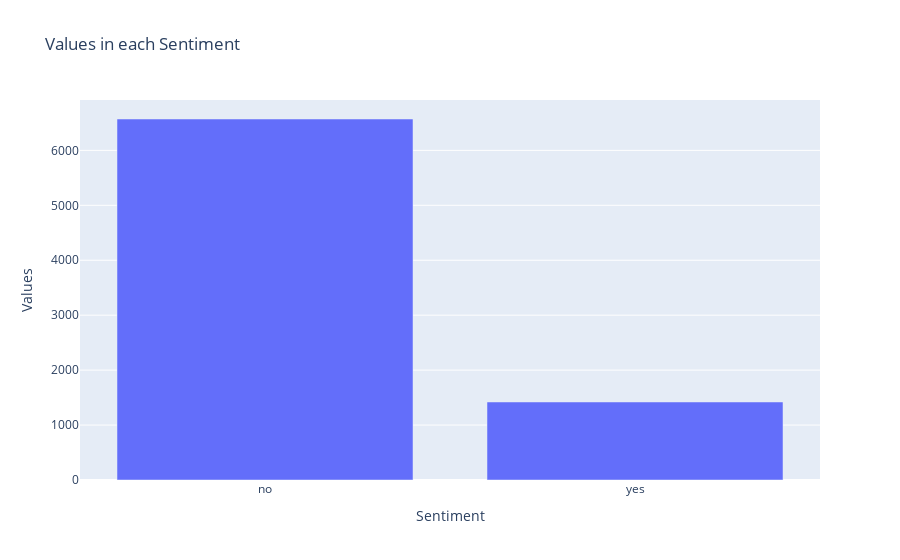

Write notebook code for a chart like this one.
### Code cell
fig = go.Figure([go.Bar(x=data['relevance'].value_counts().index,
                y=data['relevance'].value_counts().tolist())])
fig.update_layout(
    title="Values in each Sentiment",
    xaxis_title="Sentiment",
    yaxis_title="Values")
fig.show()

### Figure 1 — Plotly figure (JSON) as saved in the notebook; plotly's stock layout.template omitted (floating-point values rounded to 4 significant figures)
{"data": [{"type": "bar", "x": ["no", "yes"], "y": [6571, 1420]}], "layout": {"title": {"text": "Values in each Sentiment"}, "xaxis": {"title": {"text": "Sentiment"}}, "yaxis": {"title": {"text": "Values"}}}}
